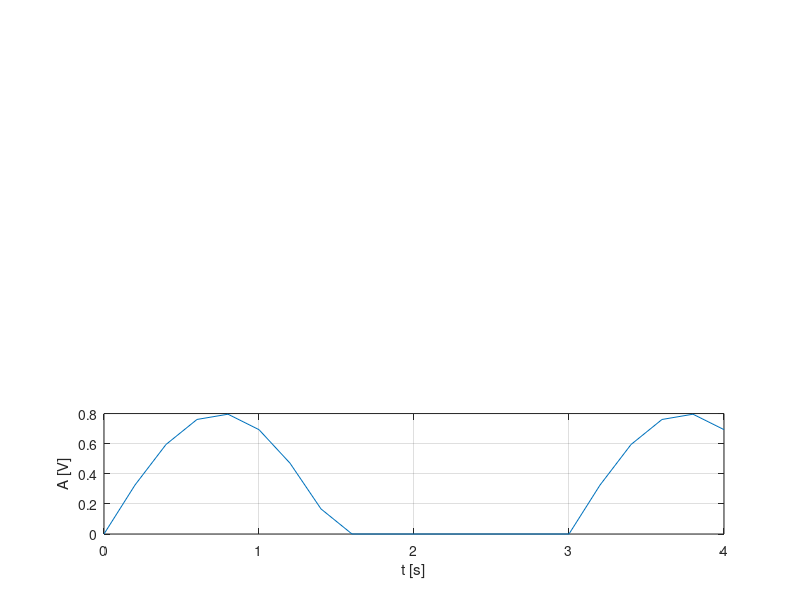

Source code (MATLAB):
%2 ms
t=0:0.2:4;
f=0.3333;
y=2*pi*f;
s=0.4*(sin(y*t)+abs(sin(y*t)));
subplot(3,1,3)
plot(t,s),grid,xlabel('t [s]'),ylabel('A [V]');